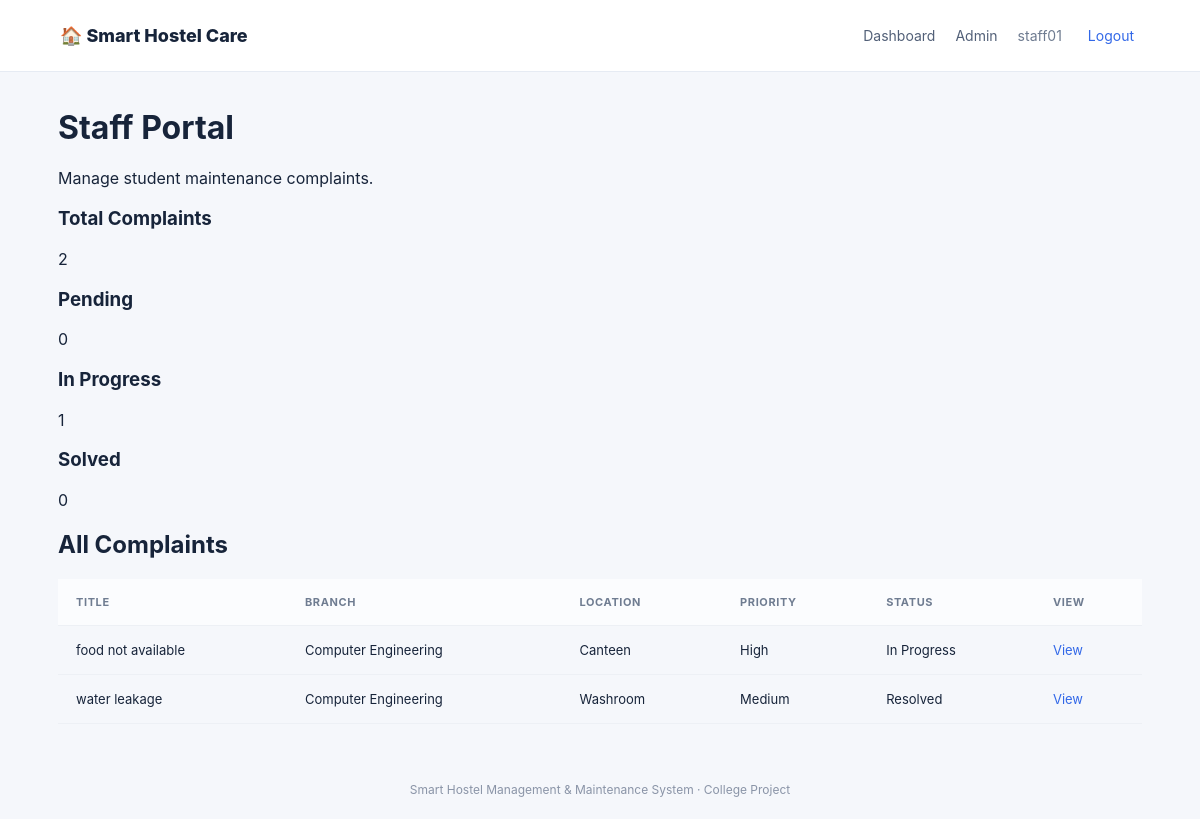
Screenshot of /staff/ (signed in) with the database file from the repository.
### maintenance/models.py (models this page shows, shortened)
class Complaint(models.Model):
    STATUS_CHOICES = [
        ("Pending", "Pending"),
        ("In Progress", "In Progress"),
        ("Resolved", "Resolved"),
    ]
    LOCATION_CHOICES = [
        ("Hostel Room", "Hostel Room"),
        ("Canteen", "Canteen"),
        ("College Ground", "College Ground"),
        ("College Campus / Corridor", "College Campus / Corridor"),
        ("Classroom", "Classroom"),
        ("Washroom", "Washroom"),
        ("Library", "Library"),
        ("Hostel Common Area", "Hostel Common Area"),
        ("Other", "Other"),
    ]
    CATEGORY_CHOICES = [
        ("Electrical", "Electrical"),
        ("Plumbing / Water", "Plumbing / Water"),
        ("Cleaning", "Cleaning"),
        ("Furniture", "Furniture"),
        ("Internet / Wi-Fi", "Internet / Wi-Fi"),
        ("Canteen", "Canteen"),
        ("Other", "Other"),
    ]
    PRIORITY_CHOICES = [("Low", "Low"), ("Medium", "Medium"), ("High", "High"), ("Urgent", "Urgent")]
    student = models.ForeignKey(User, on_delete=models.CASCADE, related_name="hostel_complaints")
    branch = models.ForeignKey(Branch, on_delete=models.PROTECT)
    location = models.CharField(max_length=50, choices=LOCATION_CHOICES)
    room_number = models.CharField(max_length=20, blank=True)
    category = models.CharField(max_length=50, choices=CATEGORY_CHOICES)
    priority = models.CharField(max_length=10, choices=PRIORITY_CHOICES, default="Medium")
    title = models.CharField(max_length=120)
    description = models.TextField()
    photo = models.ImageField(upload_to="complaints/", blank=True, null=True)
    status = models.CharField(max_length=20, choices=STATUS_CHOICES, default="Pending")
    assigned_staff = models.ForeignKey(User, on_delete=models.SET_NULL, null=True, blank=True, related_name="assigned_complaints")
    staff_remarks = models.TextField(blank=True)
    created_at = models.DateTimeField(auto_now_add=True)
    updated_at = models.DateTimeField(auto_now=True)

class Branch(models.Model):
    name = models.CharField(max_length=100, unique=True)
    def __str__(self):
        return self.name

### maintenance/views.py (the view)
# urls.py: path("staff/", views.staff_portal, name="staff_portal"),
@login_required
def staff_portal(request):
    if not (request.user.is_staff or request.user.is_superuser):
        messages.error(
            request,
            "Staff access only. Ask admin to enable staff access."
        )
        return redirect("dashboard")
    complaints = Complaint.objects.all().order_by("-created_at")
    pending_count = complaints.filter(status="Pending").count()
    in_progress_count = complaints.filter(status="In Progress").count()
    solved_count = complaints.filter(status="Solved").count()
    total_count = complaints.count()
    context = {
        "complaints": complaints,
        "pending_count": pending_count,
        "in_progress_count": in_progress_count,
        "solved_count": solved_count,
        "total_count": total_count,
    }
    return render(request, "staff_portal.html", context)

### templates/staff_portal.html
{% extends "base.html" %}
{% block content %}
<div class="container">
    <h1>Staff Portal</h1>
    <p>Manage student maintenance complaints.</p>
    <div class="dashboard-cards">
        <div class="card">
            <h3>Total Complaints</h3>
            <p>{{ total_count }}</p>
        </div>
        <div class="card">
            <h3>Pending</h3>
            <p>{{ pending_count }}</p>
        </div>
        <div class="card">
            <h3>In Progress</h3>
            <p>{{ in_progress_count }}</p>
        </div>
        <div class="card">
            <h3>Solved</h3>
            <p>{{ solved_count }}</p>
        </div>
    </div>
    <h2>All Complaints</h2>
    {% if complaints %}
        <table>
            <thead>
                <tr>
                    <th>Title</th>
                    <th>Branch</th>
                    <th>Location</th>
                    <th>Priority</th>
                    <th>Status</th>
                    <th>View</th>
                </tr>
            </thead>
            <tbody>
                {% for complaint in complaints %}
                    <tr>
                        <td>{{ complaint.title }}</td>
                        <td>{{ complaint.branch }}</td>
                        <td>{{ complaint.location }}</td>
                        <td>{{ complaint.priority }}</td>
                        <td>{{ complaint.status }}</td>
                        <td>
                            <a href="{% url 'complaint_detail' complaint.pk %}">
                                View
                            </a>
                        </td>
                    </tr>
                {% endfor %}
            </tbody>
        </table>
    {% else %}
        <p>No complaints found.</p>
    {% endif %}
</div>
{% endblock %}

### templates/base.html (shortened to what this page needs)
{% load static %}
<!doctype html>
<html lang="en">
<head>
  <link rel="stylesheet" href="{% static 'css/style.css' %}">
</head>
<body>
<header class="topbar">
  <a class="brand" href="{% url 'home' %}">🏠 Smart Hostel Care</a>
  <nav>
    {% if user.is_authenticated %}
      <a href="{% url 'dashboard' %}">Dashboard</a>
      {% if user.is_staff or user.is_superuser %}<a href="/admin/">Admin</a>{% endif %}
      <span class="user-label">{{ user.username }}</span>
      <form class="logout-form" method="post" action="{% url 'logout' %}">{% csrf_token %}<button class="link-button">Logout</button></form>
    {% else %}
      <a href="{% url 'login' %}">Login</a><a href="{% url 'register' %}">Student Register</a>
    {% endif %}
  </nav>
</header>
<main class="container">
  {% block content %}{% endblock %}
</main>
<footer>Smart Hostel Management &amp; Maintenance System · College Project</footer>
</body></html>

### static/css/style.css (style rules this page uses)
:root { --ink:#17243a;--muted:#6f7c91;--blue:#3268e8;--line:#e6ebf3;--bg:#f5f7fb;--green:#18835b;--orange:#b96a12;--purple:#7654c8 }
* { box-sizing:border-box }
body { margin:0;background:var(--bg);font-family:Inter,Segoe UI,Arial,sans-serif;color:var(--ink) }
a { color:var(--blue);text-decoration:none }
.topbar { height:72px;background:#fff;border-bottom:1px solid var(--line);display:flex;align-items:center;justify-content:space-between;padding:0 max(5%,calc((100% - 1180px)/2));gap:20px }
.brand { font-size:18px;font-weight:800;color:var(--ink);white-space:nowrap }
.topbar nav { display:flex;align-items:center;gap:20px;font-size:14px }
.topbar nav a { color:#526078 }
.user-label { color:var(--muted) }
.logout-form { margin:0 }
.link-button { border:0;background:none;color:var(--blue);font:inherit;cursor:pointer }
.container { max-width:1180px;margin:36px auto;padding:0 24px;min-height:75vh }
table { width:100%;border-collapse:collapse;text-align:left;font-size:13px }
th { font-size:11px;text-transform:uppercase;letter-spacing:.6px;color:var(--muted);background:#fbfcfe }
td,th { padding:16px 18px;border-bottom:1px solid #edf0f5;white-space:nowrap }
footer { text-align:center;color:#8a94a7;font-size:12px;padding:22px }

### rows the page displays
Complaint: title "food not available", branch "Computer Engineering", location "Canteen", priority "High", status "In Progress"
Complaint: title "water leakage", branch "Computer Engineering", location "Washroom", priority "Medium", status "Resolved"

### other values shown
{{ user.username }} "staff01"
{{ total_count }} "2"
{{ pending_count }} "0"
{{ in_progress_count }} "1"
{{ solved_count }} "0"
